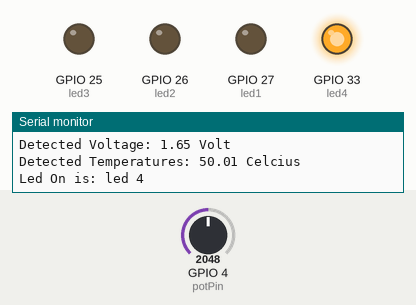
A program run on a simulated ESP32. On the bench: output pins drawn as LEDs (lit = HIGH), the last lines printed to the serial monitor. The test bench sets the inputs (shaded band); at power-on: GPIO 4 (potPin) = 2048.

Above: at 2.8 s.
2.9 s: GPIO 4 (potPin) set to 1263
5.6 s: GPIO 4 (potPin) set to 1186
At 6.4 s:
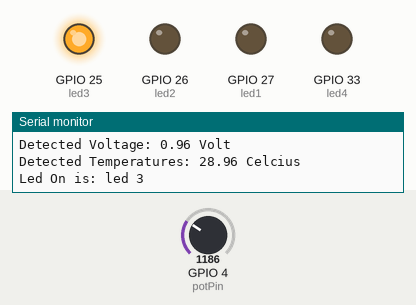
8.3 s: GPIO 4 (potPin) set to 876
11.3 s: GPIO 4 (potPin) set to 757
At 13.5 s:
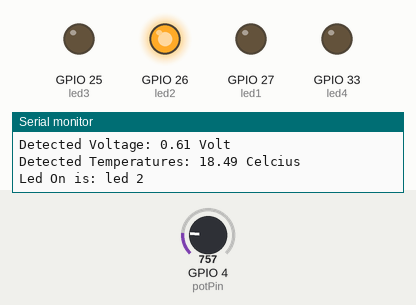
14.0 s: GPIO 4 (potPin) set to 429
16.7 s: GPIO 4 (potPin) set to 389
At 19.4 s:
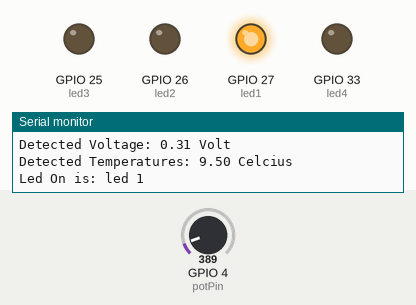
Timing chart, 0 to 20.7 s (numbered marks = the images above; inputs shaded):
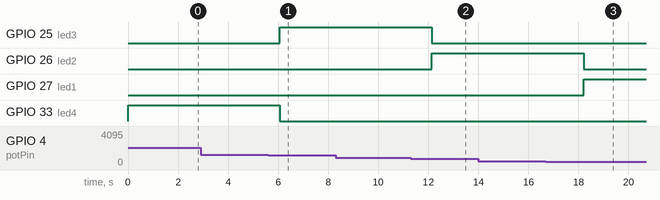

The program:

main.cpp
```cpp
#include <Arduino.h>
// Define pin
#define potPin 4
#define led1 27
#define led2 26
#define led3 25
#define led4 33

//Define Variable
float detectedTemp;
float potVolt;
float potValue;

//function to turn on LED
void ledOn(int ledPin, String ledName){

//Reset the LED
  digitalWrite(led1,LOW);
  digitalWrite(led2,LOW);
  digitalWrite(led3,LOW);
  digitalWrite(led4,LOW);

//Turn On Selected LED
  digitalWrite(ledPin,HIGH);
  Serial.println("Led On is: " + String(ledName) + "\n");
}

void setup() {
  // put your setup code here, to run once:

  pinMode(led1,OUTPUT);
  pinMode(led2,OUTPUT);
  pinMode(led3,OUTPUT);
  pinMode(led4,OUTPUT);
  Serial.begin(9600);
}


void loop() {
  // put your main code here, to run repeatedly:
  //Convert Potensiometer Value
  potValue = analogRead(potPin);
  potVolt = potValue/4095*3.3;
  Serial.println("Detected Voltage: " + String(potVolt) + " Volt");
  detectedTemp = potVolt/3.3 *100;
  Serial.println("Detected Temperatures: " + String(detectedTemp) + " Celcius");

   if(detectedTemp <10 )
  {
    ledOn(led1,"led 1");
  }
  else if(detectedTemp >=10 && detectedTemp<20)
  {
    ledOn(led2,"led 2");
  }
  else if(detectedTemp >= 20 && detectedTemp <=30)
  {
    ledOn(led3,"led 3");
  }
  else if (detectedTemp >30)
  {
    ledOn(led4,"led 4");
  }
  else{
    Serial.print("Error Detected ! \n ");
  }
  delay(2000);
}
```

Measured:
- the behaviour switches between 1229 and 1228 on GPIO 4 (potPin) (found by bisection; images 0 and 1)
- the behaviour switches between 819 and 818 on GPIO 4 (potPin) (found by bisection; images 1 and 2)
- the behaviour switches between 410 and 409 on GPIO 4 (potPin) (found by bisection; images 2 and 3)
- after the input at 5.6 s, GPIO 25 (led3): LOW → HIGH after 0.47 s; GPIO 33 (led4): HIGH → LOW after 0.47 s
- after the input at 11.3 s, GPIO 25 (led3): HIGH → LOW after 0.84 s; GPIO 26 (led2): LOW → HIGH after 0.84 s
- after the input at 16.7 s, GPIO 26 (led2): HIGH → LOW after 1.5 s; GPIO 27 (led1): LOW → HIGH after 1.5 s
